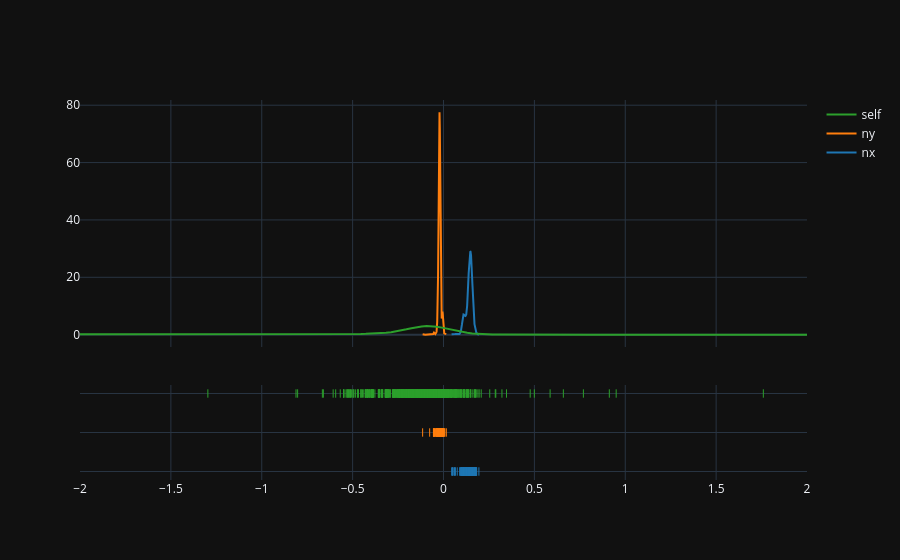

The notebook cell this image was saved under:
### Code cell
fig.show()

### Figure 1 — Plotly figure (JSON) as saved in the notebook; plotly's stock layout.template omitted (floating-point values rounded to 4 significant figures; data arrays with more than 128 entries replaced by an {"elided": "..."} marker saying what was removed)
{"data": [{"legendgroup": "nx", "marker": {"color": "rgb(31, 119, 180)"}, "mode": "lines", "name": "nx", "showlegend": true, "x": {"elided": "500 float values"}, "xaxis": "x", "y": {"elided": "500 float values"}, "yaxis": "y", "type": "scatter"}, {"legendgroup": "ny", "marker": {"color": "rgb(255, 127, 14)"}, "mode": "lines", "name": "ny", "showlegend": true, "x": {"elided": "500 float values"}, "xaxis": "x", "y": {"elided": "500 float values"}, "yaxis": "y", "type": "scatter"}, {"legendgroup": "self", "marker": {"color": "rgb(44, 160, 44)"}, "mode": "lines", "name": "self", "showlegend": true, "x": {"elided": "500 float values"}, "xaxis": "x", "y": {"elided": "500 float values"}, "yaxis": "y", "type": "scatter"}, {"legendgroup": "nx", "marker": {"color": "rgb(31, 119, 180)", "symbol": "line-ns-open"}, "mode": "markers", "name": "nx", "showlegend": false, "x": {"elided": "1290 float values"}, "xaxis": "x", "y": {"elided": "1290 str values"}, "yaxis": "y2", "type": "scatter"}, {"legendgroup": "ny", "marker": {"color": "rgb(255, 127, 14)", "symbol": "line-ns-open"}, "mode": "markers", "name": "ny", "showlegend": false, "x": {"elided": "1290 float values"}, "xaxis": "x", "y": {"elided": "1290 str values"}, "yaxis": "y2", "type": "scatter"}, {"legendgroup": "self", "marker": {"color": "rgb(44, 160, 44)", "symbol": "line-ns-open"}, "mode": "markers", "name": "self", "showlegend": false, "x": {"elided": "1290 float values"}, "xaxis": "x", "y": {"elided": "1290 str values"}, "yaxis": "y2", "type": "scatter"}], "layout": {"barmode": "overlay", "hovermode": "closest", "legend": {"traceorder": "reversed"}, "xaxis": {"anchor": "y2", "domain": [0.0, 1.0], "zeroline": false, "range": [-2, 2]}, "yaxis": {"anchor": "free", "domain": [0.35, 1], "position": 0.0}, "yaxis2": {"anchor": "x", "domain": [0, 0.25], "dtick": 1, "showticklabels": false}}}
